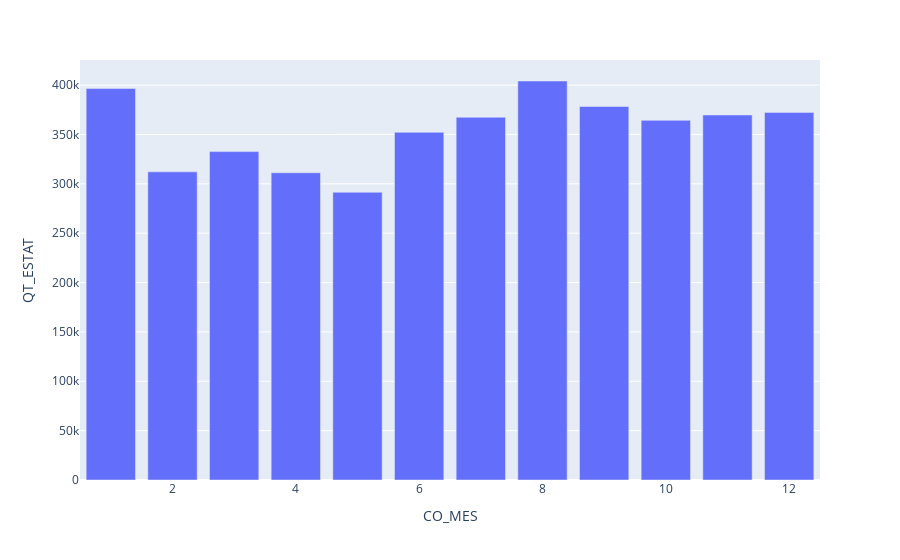

The notebook cell this image was saved under:
### Code cell
fig = px.bar(data.groupby(by = 'CO_MES')['QT_ESTAT'].mean().reset_index(), x='CO_MES', y='QT_ESTAT')
fig.show()

### Figure 1 — Plotly figure (JSON) as saved in the notebook; plotly's stock layout.template omitted (floating-point values rounded to 4 significant figures)
{"data": [{"alignmentgroup": "True", "hovertemplate": "CO_MES=%{x}<br>QT_ESTAT=%{y}<extra></extra>", "legendgroup": "", "marker": {"color": "#636efa", "pattern": {"shape": ""}}, "name": "", "offsetgroup": "", "orientation": "v", "showlegend": false, "textposition": "auto", "type": "bar", "x": [1, 2, 3, 4, 5, 6, 7, 8, 9, 10, 11, 12], "xaxis": "x", "y": [396500.0, 312100.0, 332600.0, 311200.0, 291400.0, 352200.0, 367400.0, 404100.0, 378300.0, 364300.0, 369700.0, 372400.0], "yaxis": "y"}], "layout": {"barmode": "relative", "legend": {"tracegroupgap": 0}, "margin": {"t": 60}, "xaxis": {"anchor": "y", "domain": [0, 1], "title": {"text": "CO_MES"}}, "yaxis": {"anchor": "x", "domain": [0, 1], "title": {"text": "QT_ESTAT"}}}}
